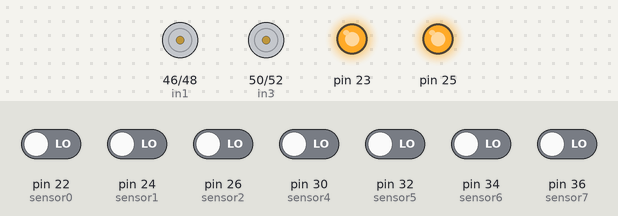
The sketch below on a simulated Arduino Mega 2560, built with avr-gcc and run on an emulated ATmega2560. On the bench: motor-driver pin pairs drawn as motors (green arrow = first pin HIGH = forward, orange = second pin HIGH = backward, longer = more drive, scaled by the enable pin), output pins drawn as LEDs (lit = HIGH). Inputs (shaded band) come from the test bench; at power-on: pin 22 (sensor0), pin 24 (sensor1), pin 26 (sensor2), pin 30 (sensor4), pin 32 (sensor5), pin 34 (sensor6), pin 36 (sensor7) LOW. What the sketch prints to the serial monitor is not drawn.

Above: at 1.2 s.
1.3 s: pin 22 (sensor0) driven HIGH
At 1.6 s:
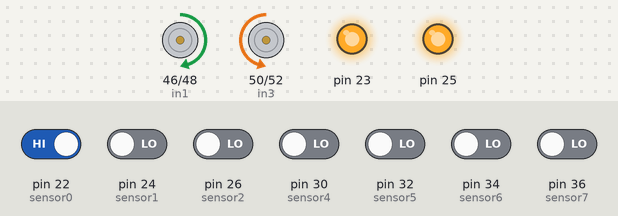
2.8 s: pin 22 (sensor0) driven LOW and pin 26 (sensor2) driven HIGH
At 3.3 s:
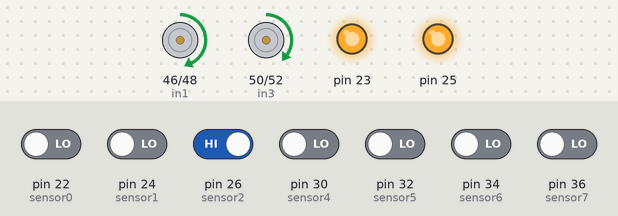
4.3 s: pin 30 (sensor4) driven HIGH
At 5.0 s:
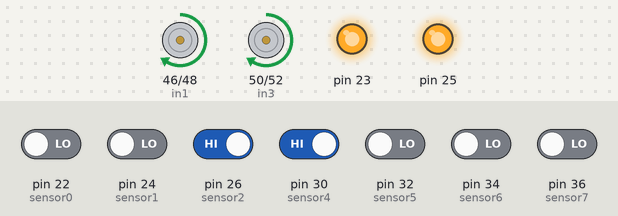
5.8 s: pin 30 (sensor4) driven LOW
At 6.7 s:
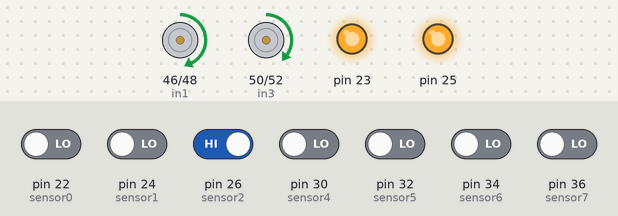
7.3 s: pin 24 (sensor1) driven HIGH
At 8.5 s:
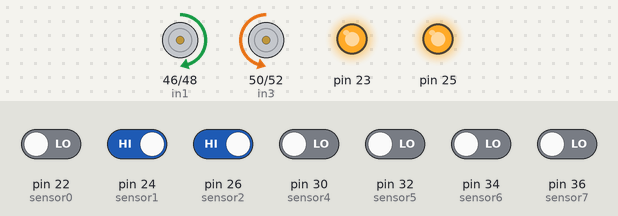
Timing chart, 0 to 9.8 s (numbered marks = the images above; inputs shaded):
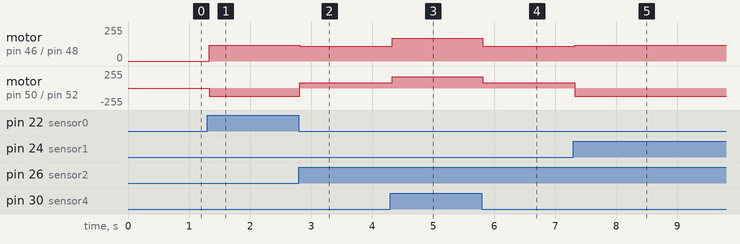

The sketch:

TU_DONG_MOI_NHAT_OK.ino
```cpp
int sensor0 = 22;
int sensor1 = 24;
int sensor2 = 26;
//int sensor3 = 28;
int sensor4 = 30;
int sensor5 = 32;
int sensor6 = 34;
int sensor7 = 36;
int sensor[8] = {1, 1, 1, 1, 1, 1, 1, 1} ;

int ENA = 8 ;
int ENB = 9;
int dctrai  , dcphai ;

int in1 = 46;
int in2 = 48;
int in3 = 50;
int in4 = 52;
int A = 120;
int B = 120;
int C = 110;
int D = 80;
int E = 170;
int e = 0 , c = 0 ;
int a = 0 ; // thi a= 0 , b= 1
int b = 1 ;

void setup ()
{
  pinMode ( sensor0 , INPUT );
  pinMode ( sensor1 , INPUT );
  pinMode ( sensor2 , INPUT );
  // pinMode ( sensor3 , INPUT );
  pinMode ( sensor4 , INPUT );
  pinMode ( sensor5 , INPUT );
  pinMode ( sensor6 , INPUT );
  pinMode ( sensor7 , INPUT );
  pinMode ( in1 , OUTPUT );
  pinMode ( in2 , OUTPUT );
  pinMode ( in3 , OUTPUT );
  pinMode ( in4 , OUTPUT );

  pinMode ( ENA , OUTPUT );
  pinMode ( ENB , OUTPUT );

  pinMode ( 23 , OUTPUT  );
  pinMode ( 25 , OUTPUT  );

  digitalWrite ( 23 , 1 ) ;
  digitalWrite ( 25 , 1 ) ;

  Serial.begin ( 9600) ;
  Serial.println ( "started" );


}

void loop ()
{
  Serial.println ("===" ) ;
  Serial.println ( digitalRead (22)  ) ;
  Serial.println ( digitalRead (24)  ) ;
  Serial.println ( digitalRead (26) ) ;
  // Serial.println ( digitalRead (28)  ) ;
  Serial.println ( digitalRead (30) ) ;
  Serial.println ( digitalRead (32) ) ;
  Serial.println ( digitalRead (34)  ) ;
  Serial.println ( digitalRead (36) ) ;
  Serial.println ("+++" ) ;

  Error ();
  if (e != 8 ) {
    process () ;

  }
  if ( e == 8   )
  {
    if ( c == 7 || c == 6  )
    {
      e = 7 ;
      process () ;

    }
    else if ( c == -7 || c == -6 )
    {
      e = -7 ;
      process () ;

    }
    if ( e== 0 )
    {
      e = -6 ;
      process () ;
    }


    c = 0;


  }
}
  void Error()
  {

    sensor[0] = digitalRead(sensor0);
    sensor[1] = digitalRead(sensor1);
    sensor[2] = digitalRead(sensor2);
    // sensor[3] = digitalRead(sensor3);
    sensor[4] = digitalRead(sensor4);
    sensor[5] = digitalRead(sensor5);
    sensor[6] = digitalRead(sensor6);
    sensor[7] = digitalRead(sensor7);


    if      ((sensor[0] == b) && (sensor[1] == a) && (sensor[2] == a) && (sensor[4] == a) && (sensor[5] == a) && (sensor[6] == a) && (sensor[7] == a)) {
      e = -7;
      c = -7;
    }
    else if ((sensor[0] == b) && (sensor[1] == b) && (sensor[2] == a) && (sensor[4] == a) && (sensor[5] == a) && (sensor[6] == a) && (sensor[7] == a))
    {
      e = -6 ;
      c = -6 ;
    }
    else if ((sensor[0] == a) && (sensor[1] == b) && (sensor[2] == a)  && (sensor[4] == a) && (sensor[5] == a) && (sensor[6] == a) && (sensor[7] == a)) e = -5  ;
    else if ((sensor[0] == a) && (sensor[1] == b) && (sensor[2] == b) && (sensor[4] == a) && (sensor[5] == a) && (sensor[6] == a) && (sensor[7] == a)) e = -4  ;
    else if ((sensor[0] == a) && (sensor[1] == a) && (sensor[2] == b)  && (sensor[4] == a) && (sensor[5] == a) && (sensor[6] == a) && (sensor[7] == a)) e = -3  ;
    else if ((sensor[0] == a) && (sensor[1] == a) && (sensor[2] == b)  && (sensor[4] == a) && (sensor[5] == a) && (sensor[6] == a) && (sensor[7] == a)) e = -2  ;
    // else if ((sensor[0] == a) && (sensor[1] == a) && (sensor[2] == a)  && (sensor[4] == a) && (sensor[5] == a) && (sensor[6] == a) && (sensor[7] == a)) e = -1;

    else if ((sensor[0] == a) && (sensor[1] == a) && (sensor[2] == a) && (sensor[4] == b) && (sensor[5] == a) && (sensor[6] == a) && (sensor[7] == a)) e = 0   ;

    else if ((sensor[0] == b) && (sensor[1] == b) && (sensor[2] == b) && (sensor[4] == b) && (sensor[5] == b) && (sensor[6] == b) && (sensor[7] == b)) e = 0   ;
    else if ((sensor[0] == a) && (sensor[1] == b) && (sensor[2] == b) && (sensor[4] == b) && (sensor[5] == b) && (sensor[6] == b) && (sensor[7] == a)) e = 0   ;
    else if ((sensor[0] == a) && (sensor[1] == b) && (sensor[2] == b) && (sensor[4] == b) && (sensor[5] == b) && (sensor[6] == b) && (sensor[7] == b)) e = 0   ;
    else if ((sensor[0] == b) && (sensor[1] == b) && (sensor[2] == b) && (sensor[4] == b) && (sensor[5] == b) && (sensor[6] == b) && (sensor[7] == a)) e = 0   ;
    else if ((sensor[0] == a) && (sensor[1] == a) && (sensor[2] == b) && (sensor[4] == b) && (sensor[5] == b) && (sensor[6] == b) && (sensor[7] == a)) e = 0   ;
    else if ((sensor[0] == a) && (sensor[1] == b) && (sensor[2] == b) && (sensor[4] == b) && (sensor[5] == b) && (sensor[6] == a) && (sensor[7] == a)) e = 0   ;

    else if ((sensor[0] == a) && (sensor[1] == a) && (sensor[2] == a) && (sensor[4] == b) && (sensor[5] == b) && (sensor[6] == a) && (sensor[7] == a)) e = 0   ;
    else if ((sensor[0] == a) && (sensor[1] == a) && (sensor[2] == b) && (sensor[4] == b) && (sensor[5] == a) && (sensor[6] == a) && (sensor[7] == a)) e = 0   ;

    else if ((sensor[0] == a) && (sensor[1] == a) && (sensor[2] == a)  && (sensor[4] == b) && (sensor[5] == a) && (sensor[6] == a) && (sensor[7] == a)) e = 1   ;
    else if ((sensor[0] == a) && (sensor[1] == a) && (sensor[2] == a)  && (sensor[4] == b) && (sensor[5] == b) && (sensor[6] == a) && (sensor[7] == a)) e = 2   ;
    else if ((sensor[0] == a) && (sensor[1] == a) && (sensor[2] == a)  && (sensor[4] == a) && (sensor[5] == b) && (sensor[6] == a) && (sensor[7] == a)) e = 3   ;
    else if ((sensor[0] == a) && (sensor[1] == a) && (sensor[2] == a)  && (sensor[4] == a) && (sensor[5] == b) && (sensor[6] == b) && (sensor[7] == a)) e = 4   ;
    else if ((sensor[0] == a) && (sensor[1] == a) && (sensor[2] == a)  && (sensor[4] == a) && (sensor[5] == a) && (sensor[6] == b) && (sensor[7] == a)) e = 5   ;
    else if ((sensor[0] == a) && (sensor[1] == a) && (sensor[2] == a)  && (sensor[4] == a) && (sensor[5] == a) && (sensor[6] == b) && (sensor[7] == b))
    {
      e = 6 ;
      c = 6 ;
    }
    else if ((sensor[0] == a) && (sensor[1] == a) && (sensor[2] == a)  && (sensor[4] == a) && (sensor[5] == a) && (sensor[6] == a) && (sensor[7] == b)) {
      e = 7   ;
      c = 7;
    }

    else if ((sensor[0] == a) && (sensor[1] == a) && (sensor[2] == a)  && (sensor[4] == a) && (sensor[5] == a) && (sensor[6] == a) && (sensor[7] == a)) e = 8 ;
    // else if ((sensor[0] == b) && (sensor[1] == b) && (sensor[2] == b) && (sensor[4] == b) && (sensor[5] == b) && (sensor[6] == b) && (sensor[7] == b)) e = 8 ;


  }

  void Move()
  {

    digitalWrite ( in1 , HIGH ) ;
    digitalWrite ( in2 , LOW );
    digitalWrite ( in3 , HIGH );
    digitalWrite ( in4 , LOW );

    analogWrite ( ENA , dctrai) ;
    analogWrite ( ENB , dcphai ) ;
  }
  void trai ()
  {
    digitalWrite ( in1 , LOW ) ;
    digitalWrite ( in2 , HIGH );
    digitalWrite ( in3 , HIGH );
    digitalWrite ( in4 , LOW );

    analogWrite ( ENA , dctrai) ;
    analogWrite ( ENB , dcphai ) ;
  }
  void phai () {
    digitalWrite ( in1 , HIGH ) ;
    digitalWrite ( in2 , LOW );
    digitalWrite ( in3 , LOW );
    digitalWrite ( in4 , HIGH);

    analogWrite ( ENA , dctrai) ;
    analogWrite ( ENB , dcphai ) ;
  }
  void stop_ok ()
  {
    digitalWrite ( in1 , 0 ) ;
    digitalWrite ( in2 , 0 );
    digitalWrite ( in3 , 0);
    digitalWrite ( in4 , 0 );
    analogWrite ( ENA , 0 ) ;
    analogWrite ( ENB , 0 ) ;
  }
  void process ()
  {
    if ( e == -7  || e == -6 || e == -5 || e == -4 )
    {
      dctrai = A ;
      dcphai = B ;
      phai () ;
    }
    else if ( e == 7 || e == 6 || e == 5 || e == 4 )
    {
      dctrai = B ;
      dcphai = A ;
      trai () ;
    }
    else if ( e == -3 || e == -2 ) {
      dctrai = C ;
      dcphai = D ;
      Move ()  ;
    }
    else if ( e == 3 || e == -2 ) {
      dctrai = D ;
      dcphai = C ;
      Move ()  ;

    }
    else if ( e == 1 || e == -1 || e == 0 )
    {
      dctrai = E ;
      dcphai = E ;
      Move () ;
    }
    else if ( e == 8 )
    {
      dctrai = A ;
      dcphai = B ;
      trai () ;
    }
    else if ( e == -8 )
    {
      dctrai = A ;
      dcphai = B ;
      phai () ;
    }


  }
```

Measured:
- after the input at 1.3 s, motor on pin 46 (in1) / pin 48 (in2): stopped → forward 120/255 at once; motor on pin 50 (in3) / pin 52 (in4): stopped → backward 120/255 at once
- after the input at 2.8 s, motor on pin 46 (in1) / pin 48 (in2): forward 120/255 → forward 110/255 at once; motor on pin 50 (in3) / pin 52 (in4): backward 120/255 → forward 80/255 at once
- after the input at 4.3 s, motor on pin 46 (in1) / pin 48 (in2): forward 110/255 → forward 170/255 at once; motor on pin 50 (in3) / pin 52 (in4): forward 80/255 → forward 170/255 at once
- after the input at 5.8 s, motor on pin 46 (in1) / pin 48 (in2): forward 170/255 → forward 110/255 at once; motor on pin 50 (in3) / pin 52 (in4): forward 170/255 → forward 80/255 at once
- after the input at 7.3 s, motor on pin 46 (in1) / pin 48 (in2): forward 110/255 → forward 120/255 at once; motor on pin 50 (in3) / pin 52 (in4): forward 80/255 → backward 120/255 at once
